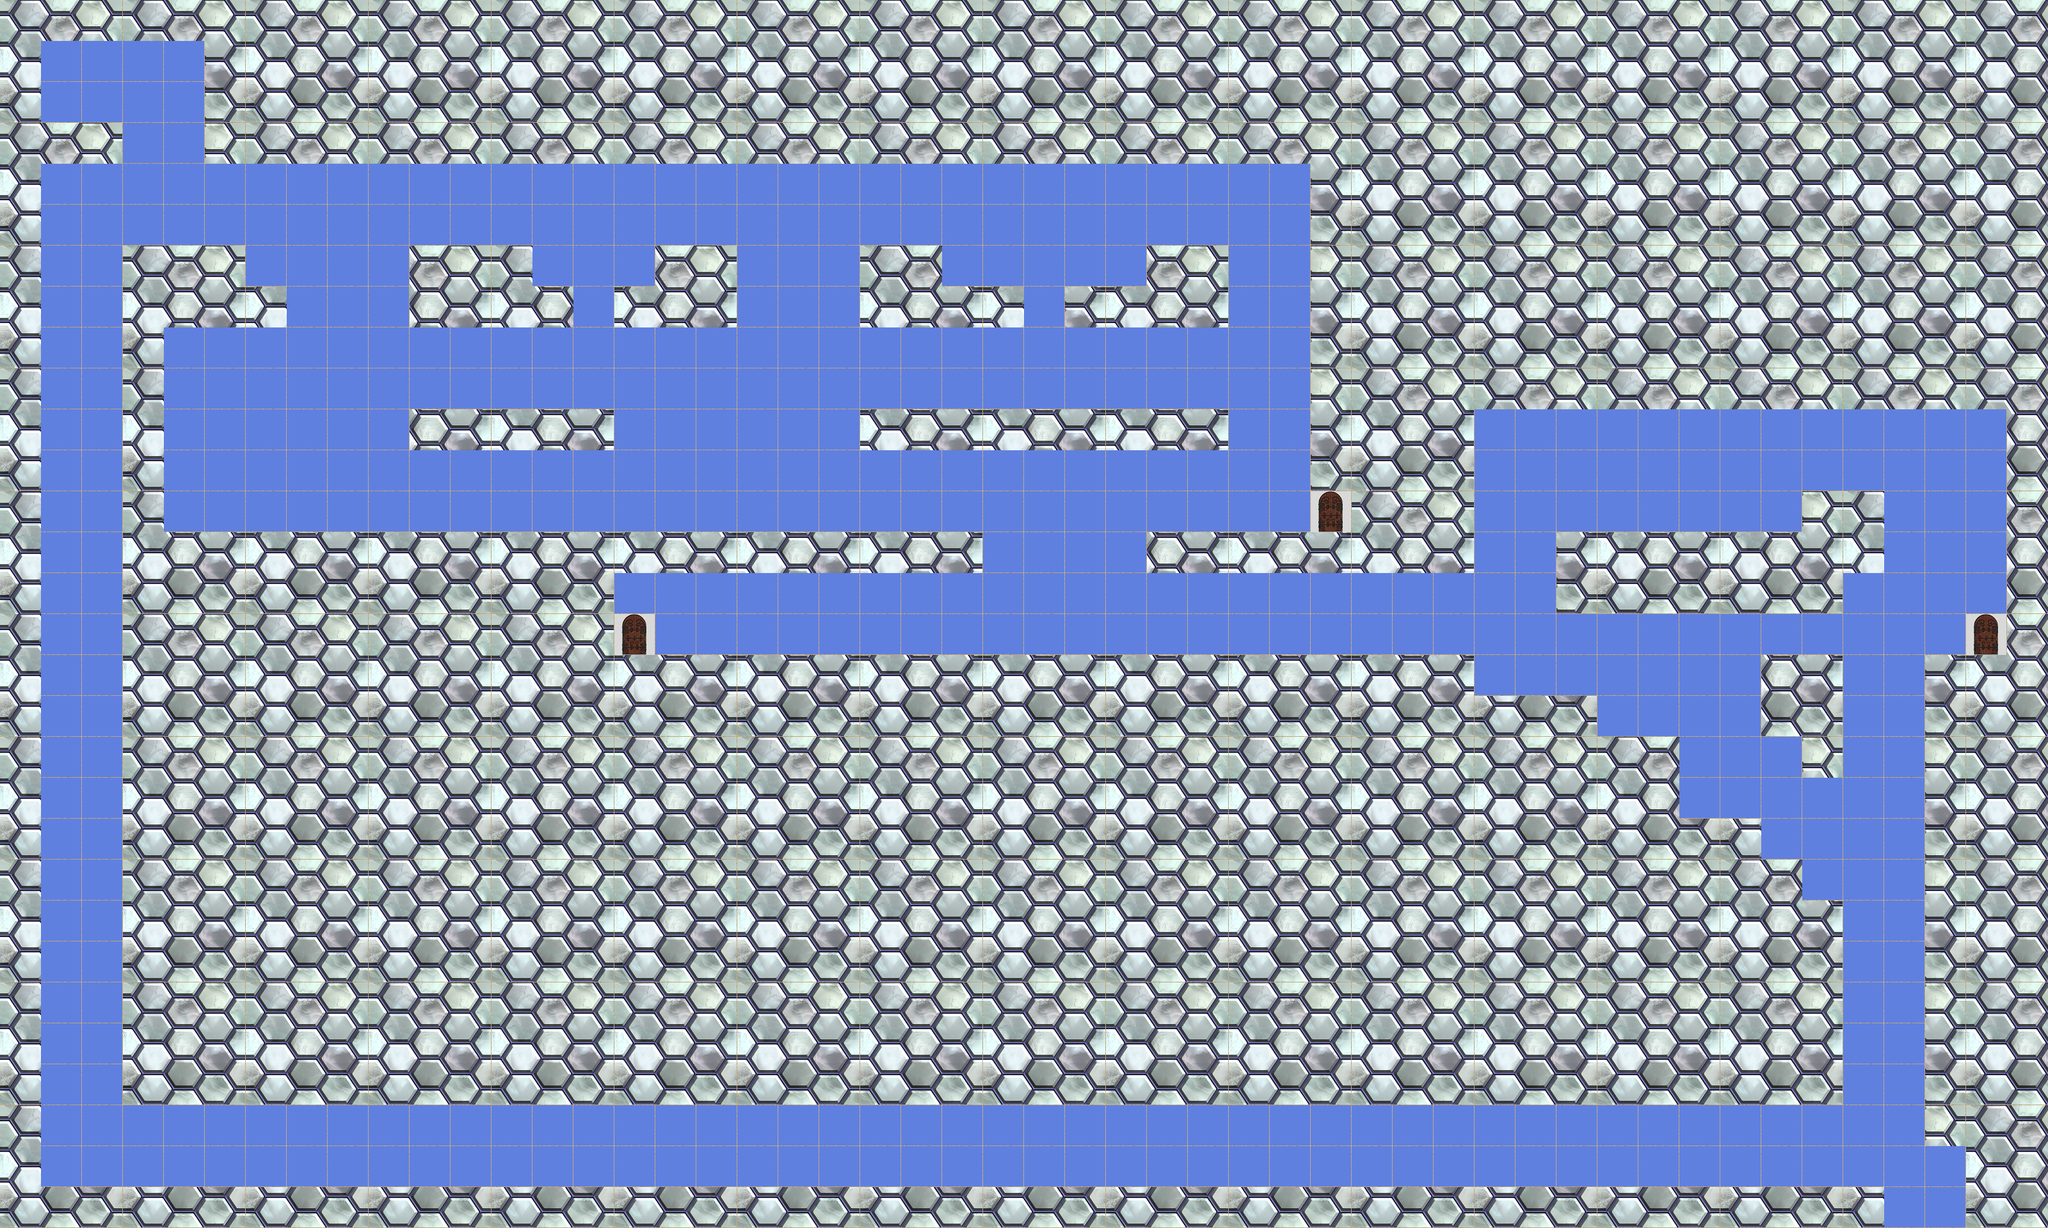

This is a level from a 2D game, rendered from its Tiled map with the project's own tilesets. A one-line summary and the map file follow, with tile-layer data summarised:
An orthogonal 50x30 tile map with 64x64 px tiles, 1 tile layer (ForegroundPlatformLayer), 2 tilesets, 1 image layer.

<map version="1.0" orientation="orthogonal" renderorder="right-down" width="50" height="30" tilewidth="64" tileheight="64" nextobjectid="1">
 <tileset firstgid="1" name="SandstonePlatforms" tilewidth="64" tileheight="64">
  <image source="SandstonePlatforms.png" width="640" height="400" />
 </tileset>
 <tileset firstgid="61" name="SpaceportHexagons" tilewidth="64" tileheight="64">
  <image source="SpaceportHexagons.png" width="192" height="192" />
 </tileset>
 <imagelayer name="BackgroundImageLayer" x="79" y="100">
  <image source="DesertSunset.png" />
  <properties>
   <property name="collidable" value="false" />
   <property name="imageheight" value="800" />
   <property name="imagewidth" value="1600" />
  </properties>
 </imagelayer>
 <layer name="ForegroundPlatformLayer" width="50" height="30">
  <properties>
   <property name="collidable" value="true" />
  </properties>
  <data>[1500 cells, 1500 non-empty, 14 distinct tile ids]</data>
 </layer>
</map>
